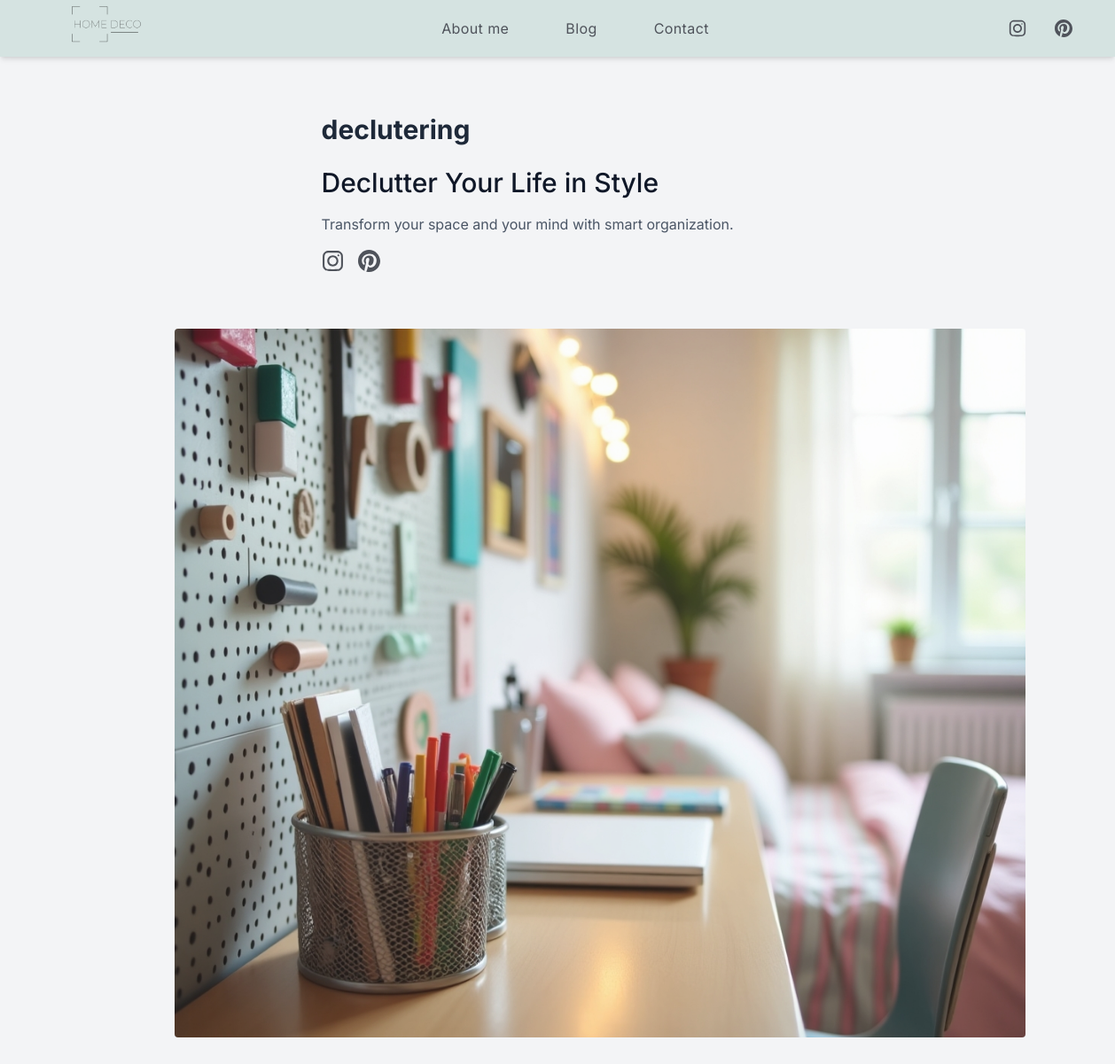
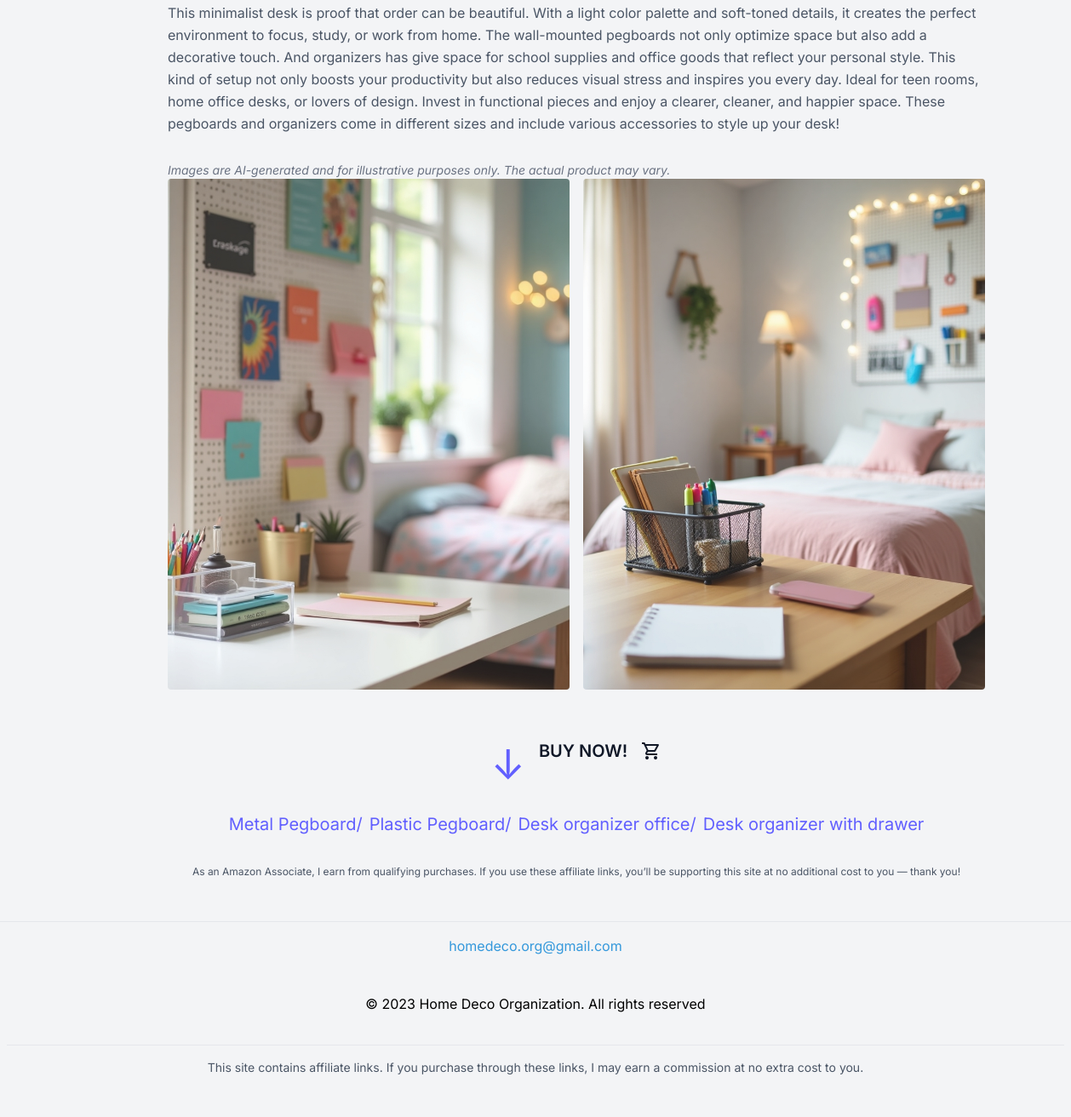
The app's page /post/4 with its own data (2 pictures, top to bottom).
### models.py (models this page shows)
class Post(db.Model):
    id = db.Column(db.Integer, primary_key=True)
    title = db.Column(db.String(100), nullable=False)
    description = db.Column(db.Text, nullable=False)
    slug = db.Column(db.String(50), nullable=False)
    image1 = db.Column(db.String(200))
    alttitle1 = db.Column(db.String(100))
    image2 = db.Column(db.String(200))
    alttitle2 = db.Column(db.String(100))
    image3 = db.Column(db.String(200))
    alttitle3 = db.Column(db.String(100))
    link1 = db.Column(db.String(200))
    label1 = db.Column(db.String(100), nullable=False)
    link2 = db.Column(db.String(200))
    label2 = db.Column(db.String(100), nullable=False)
    link3 = db.Column(db.String(200))
    label3 = db.Column(db.String(100), nullable=False)
    link4 = db.Column(db.String(200))
    label4 = db.Column(db.String(100), nullable=False)
    frase1 = db.Column(db.String(200), nullable=False)
    frase2 = db.Column(db.String(200), nullable=True)

### app.py (the view)
@app.route('/post/<int:id>', methods=['GET'])
def view_post(id):
        try:
            post = Post.query.get_or_404(id)
            return render_template('post.html', post=post)
        except Exception as e:
            print(f"Error retrieving post: {e}")
            return render_template('error.html', message="Post not found")

### templates/post.html
{% extends "layout.html" %}
{% block content %}
<section class="text-gray-600 md:ml-12 flex flex-col items-center justify-center w-screen">
  <div class="pt-32 px-8 md:px-0 w-full md:w-2/3 lg:w-1/2">
    <div class="flex flex-col justify-start text-left mb-16 ">
      <h3 class="text-3xl font-bold mb-6 text-gray-800">{{ post.slug }}</h3>
      <h1 class="sm:text-3xl text-2xl font-medium title-font mb-4 text-gray-900 text-left">{{ post.title}}</h1>
      <p class="leading-relaxed text-base text-left">{{ post.frase1 }}</p>
      <ul class="flex flex-row mt-4">
        <li class="pr-4 cursor-pointer"><a href="https://www.instagram.com/homedecoorganization/"
     target="_blank" rel="noopener noreferrer"><img src="{{ url_for('static', filename='images/IG.svg') }}" alt="Share with Instagram" width=25px ></a></li>
        <li class="pr-4 cursor-pointer"><a id="share-pinterest" href="https://www.pinterest.com/homedecoorganization/"
     target="_blank" rel="noopener noreferrer"><img src="{{ url_for('static', filename='images/pinterest.svg') }}" alt="Share with Pinterest" width=25px ></a></li>
        </ul>
    </div>
  </div>
  <div class="px-8 py-0 flex flex-wrap md:flex-nowrap md:items-start md:justify-start md:flex-col max-w-screen-lg">
    <div class="w-full">
      <div class="flex flex-wrap w-full bg-gray-100 py-32 px-10 relative mb-4 h-[500px] md:h-[800px] rounded">
        <img alt="{{ post.alttitle1 }}" class="w-full object-cover h-full object-center block opacity-90 absolute inset-0 rounded" src="{{ post.image1 }}">
      </div>
     <p class="py-4 leading-relaxed text-base text-left mb-4">{{ post.description }}</p>
      <p class="text-sm text-gray-500 mt-4 italic">
  Images are AI-generated and for illustrative purposes only. The actual product may vary.
</p>
      <div class="flex flex-wrap -mx-2 gap-4 md:gap-0">
        <div class="px-2 w-full md:w-1/2">
          <div class="flex flex-wrap w-full bg-gray-100 sm:py-24 py-16 sm:px-10 px-6 relative h-[500px] md:h-[600px] rounded">
            <img alt="{{ post.alttitle2 }}" class="w-full object-cover h-full object-center block opacity-90 absolute inset-0 rounded" src="{{ post.image2 }}">
          </div>
        </div>
        <div class="px-2 w-full md:w-1/2">
          <div class="flex flex-wrap w-full bg-gray-100 sm:py-24 py-16 sm:px-10 px-6 relative h-[500px] md:h-[600px] rounded">
            <img alt="{{ post.alttitle3 }}" class="w-full object-cover h-full object-center block opacity-90 absolute inset-0 rounded" src="{{ post.image3 }}">
          </div>
        </div>
        <div class="flex items-center flex-row justify-center gap-4 cursor-pointer w-full py-8 ">
          <div class="flex justify-center mt-8">
            <div class="animate-bounce text-5xl text-indigo-500 cursor-default">
              ↓
            </div>
          </div>
          <h3 class="text-xl font-semibold text-gray-900 cursor-default">BUY NOW!</h3>
          <img src="{{ url_for('static', filename='images/shopping2.svg') }}" alt="shop icon" class="cursor-default">
        </div>
        <div class="flex items-center flex-col md:flex-row justify-center gap-2 cursor-pointer w-full">
          <a href="{{ post.link1 }}" target="_blank" class="text-indigo-500 hover:underline text-xl" rel="nofollow">{{ post.label1 }}/</a>
          <a href="{{ post.link2 }}" target="_blank" class="text-indigo-500 hover:underline text-xl" rel="nofollow">{{ post.label2 }}/</a>
          <a href="{{ post.link3 }}" target="_blank" class="text-indigo-500 hover:underline text-xl" rel="nofollow">{{ post.label3 }}/</a>
          <a href="{{ post.link4 }}" target="_blank" class="text-indigo-500 hover:underline text-xl" rel="nofollow">{{ post.label4 }}</a>
        </div>
      </div>
    <p class="pb-8 leading-relaxed py-8 text-xs text-center">{{ post.frase2}}</p>
    </div>
  </div>
</section>
{% endblock %}

### templates/layout.html (shortened to what this page needs)
<!DOCTYPE html>
<html lang="en">
<head>
    <script src="https://cdn.jsdelivr.net/npm/@tailwindcss/browser@4"></script>
    <link rel="stylesheet" href="{{ url_for('static', filename='css/main.css') }}">
    <link rel="stylesheet" href="https://use.typekit.net/ybb6mop.css">
</head>
<body class="bg-gray-100 m-0 p-0 box-border">
<header class="flex items-center justify-between px-6 md:px-12 bg-[#d5e3e1] shadow-md backdrop-blur-md fixed top-0 w-full z-50 h-16">
  <div class="pl-8">
  <a href="{{ url_for('index') }}"  ><img src="{{ url_for('static', filename='images/logo home deco.png') }}" alt="logo salemi" class="w-20 cursor-pointer"></a>
  </div>
 <nav class="gap-6 bg-cover bg-center text-[#4F535B] px-8 cursor-pointer">
  <div class="flex items-center h-16 justify-end px-4 md:px-4">
    <ul id="menu" class="hidden md:flex md:flex-row flex-col absolute md:static right-2 top-20 md:top-0 bg-white md:bg-transparent shadow-lg md:shadow-none rounded-md px-4 py-2 md:p-0 text-base tracking-wide">
  <li><a href="{{ url_for('about') }}" class="hover:text-blue-600 p-8 transition-colors duration-200">About me</a></li>
  <li><a href="{{ url_for('blog') }}" class="hover:text-blue-600 p-8 transition-colors duration-200">Blog</a></li>
  <li><a href="{{ url_for('contact') }}" class="hover:text-blue-600 p-8 transition-colors duration-200">Contact</a></li>
</ul>
  </div>
    </nav>
  <div class="flex items-center gap-8 ">
    <a href="https://www.instagram.com/homedecoorganization/" target="_blank" class="">
      <img src="{{ url_for('static', filename='images/IG.svg') }}" alt="link to Instagram" class="w-5 h-5">
    </a>
    <a href="https://www.pinterest.com/homedecoorganization/" target="_blank" class="">
      <img src="{{ url_for('static', filename='images/pinterest.svg') }}" alt="link to pinterest" class="w-5 h-5">
    </a>
  </div>
</header>
{% block content %}{% endblock %}
<footer>
        <div class="p-2 w-full h-auto flex flex-col pt-4 mt-4 border-t border-gray-200 text-center mb-4">
          <a href="mailto:jorge@gmail.com" class="text-[#3498db]">homedeco.org@gmail.com</a>    <p class="leading-normal my-5">
            <br>© 2023 Home Deco Organization. All rights reserved
          </p>
          <div class="p-2 w-full pt-4 mt-4 border-t border-gray-200 text-center mb-4">
    <p class="text-sm text-gray-600">
      This site contains affiliate links. If you purchase through these links, I may earn a commission at no extra cost to you.
    </p>
</footer>
</body>
</html>

### static/css/main.css (style rules this page uses)
* { font-family: "inter", sans-serif; }

### records on screen
Post: slug "declutering", title "Declutter Your Life in Style", frase1 "Transform your space and your mind with smart organization.", image1 (picture), description "This minimalist desk is proof that order can be beautiful. With a light color palette and soft-toned details, it creates the perfect environment to focus, study, or work from home. The wall-mounted pegboards not only optimize space but also add a decorative touch. And organizers has give space for school supplies and office goods that reflect your personal style. This kind of setup not only boosts your productivity but also reduces visual stress and inspires you every day. Ideal for teen rooms, home office desks, or lovers of design. Invest in functional pieces and enjoy a clearer, cleaner, and happier space. These pegboards and organizers come in different sizes and include various…", image2 (picture), image3 (picture), label1 "Metal Pegboard", label2 "Plastic Pegboard", label3 "Desk organizer office", label4 "Desk organizer with drawer", frase2 "As an Amazon Associate, I earn from qualifying purchases. If you use these affiliate links, you’ll be supporting this site at no additional cost to you — thank you!"
